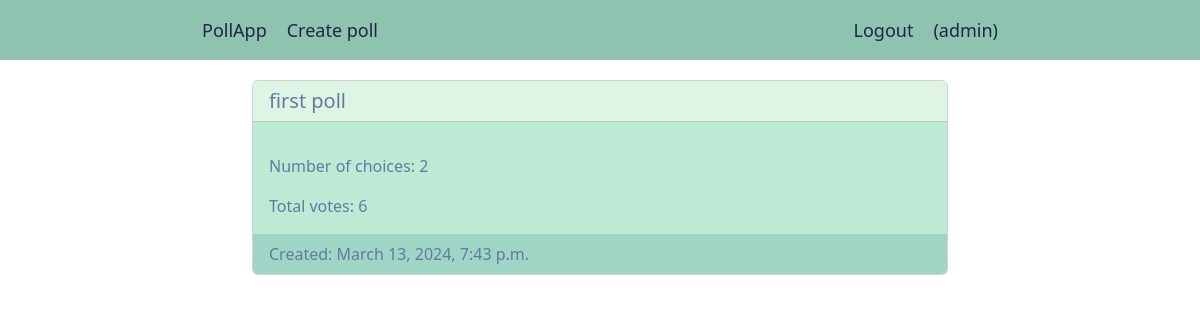
Screenshot of /poll/ (signed in) with the database file from the repository.
### users/models.py (models this page shows, shortened)
class CustomUser(AbstractUser):
	choices = models.ManyToManyField(
		Choice,
		related_name='users'
	)

### poll/models.py (models this page shows, shortened)
class Poll(models.Model):
	owner = models.ForeignKey(
		settings.AUTH_USER_MODEL,
		on_delete=models.CASCADE
	)
	title = models.CharField(max_length=300, blank=False)
	description = models.TextField(blank=True)
	created = models.DateTimeField(auto_now_add=True)
	class Meta:
		ordering = ['-created']
	def total_votes(self, queryset=None) -> int:
		if not queryset:
			queryset = self.choices.all()
		queryset = queryset.aggregate(total_votes=Sum('votes'))
		return queryset.get('total_votes', 0)

### poll/views.py (the view)
class PollListView(ListView):
	queryset = Poll.objects.annotate(
		num_choices=Count('choices')
	).order_by('-created')
	template_name = 'polls/list.html'

### poll/templates/polls/list.html (shortened to what this page needs)
{% extends "base.html" %}
{% block content %}
	{% for poll in object_list %}
		<a href="{% url 'poll:detail' poll.id %}" class="card-link">
			<div class="card">
			  <h5 class="card-header">{{ poll.title }}</h5>
			  <div class="card-body">
			    <p class="card-text">Number of choices: {{ poll.num_choices }}</p>
			    <p class="card-text">Total votes: {{ poll.total_votes }}</p>
			  </div>
			  <div class="card-footer text-muted">
	    		Created: {{ poll.created }}
	  		</div>
			</div>
		</a>
	{% endfor %}
{% endblock %}

### poll/templates/base.html (shortened to what this page needs)
{% load django_bootstrap5 %}
{% load static %}
<!DOCTYPE html>
<html>
<head>
	{% bootstrap_css %}
	<link rel="stylesheet" type="text/css" href="{% static 'css/base.css' %}">
</head>
<body>
	<ul class="nav-bar">
		<a href="{% url 'poll:list' %}" class="nav-item">PollApp</a>
		{% if request.user.is_authenticated %}
			<a href="{% url 'poll:create' %}" class="nav-item">Create poll</a>
			<a href="{% url 'users:logout' %}" class="nav-auth">Logout</a>
			<li class="nav-item">({{ request.user.username }})</li>
		{% else %}
			<a href="{% url 'users:login' %}" class="nav-auth">Login</a>
			<a href="{% url 'users:registration' %}" class="nav-auth">Registration</a>
		{% endif %}
	</ul>
	<div class="container">
		{% block content %}
		{% endblock %}
	</div>
</body>
</html>

### poll/static/css/base.css (style rules this page uses)
.nav-bar { background-color: #8EC3B0; width: 100%; height: 60px; margin-bottom: 20px; padding-left: 16%; padding-right: 16%; list-style: none; display: flex; justify-content: space-between; align-items: center; }
.nav-item, .nav-auth { text-decoration: none; font-size: 18px; font-weight: 500; color: #1F2544; padding: 0 10px; white-space: nowrap; text-overflow: ellipsis; }
.nav-auth { margin-left: auto; }
.container { max-width: 60%; }
.card-link { text-decoration: none; }
.card { color: #1F2544; margin-bottom: 20px; }
.card-header { background-color: #DEF5E5; color: #637A9F !important; }
.card-body { background-color: #BCEAD5; color: #637A9F !important; }
.card-footer { background-color: #9ED5C5; color: #637A9F !important; border: none; }

### rows the page displays
CustomUser: user.username "admin"
Poll: title "first poll", num_choices "2", total_votes "6", created "March 13, 2024, 7:43 p.m."
